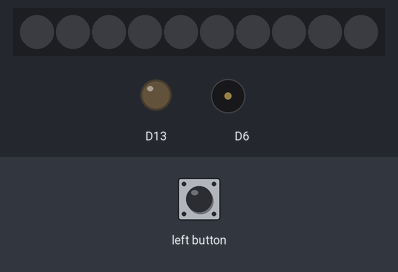
Bench run of a sketch on a simulated Adafruit Circuit Playground Express. Shown: 10 RGB LEDs in strip order, left to right, output pins drawn as LEDs (lit = HIGH), buzzer (waves = sounding). Inputs (shaded band) come from the test bench. Dim RGB values are drawn brighter than linear; random numbers use the default seed unless the sketch sets one.

Above: at 1.2 s.
1.3 s: left button pressed for 0.15 s
At 3.8 s:
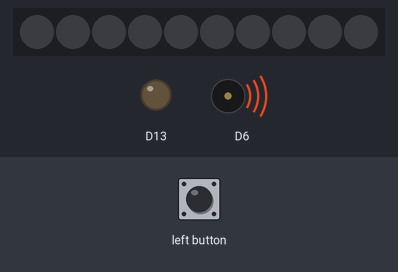
At 9.2 s:
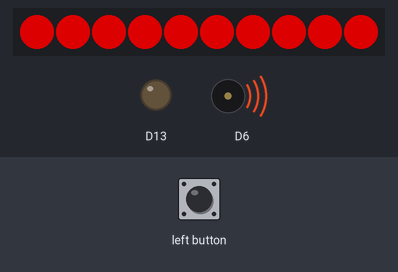
Timing chart, 0 to 11.6 s (numbered marks = the images above; inputs shaded):
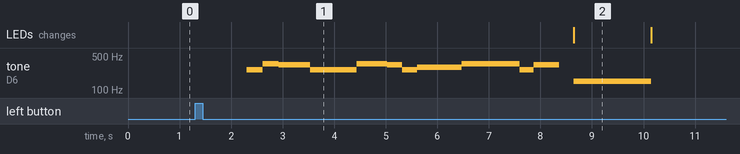

Measured:
- after the input at 1.3 s, tone on D6: plays 261 Hz for 0.31 s, 349 Hz for 0.31 s, 329 Hz for 0.61 s, 261 Hz for 0.90 s, 349 Hz for 0.59 s, 329 Hz for 0.29 s … (12 notes in this stretch), starting after 1.0 s

The sketch:

whack.ino
```cpp
// (licence header left out)
#include <Adafruit_CircuitPlayground.h>
#include "games.h"

#define turns 20
#define winner  15
#define brightness 200

#ifdef __AVR__
  #define wait 500
  #define step 20
#else
  #define wait 30
  #define step 1
#endif


//  setup

void setup() {
  CircuitPlayground.begin();
  CircuitPlayground.setBrightness (brightness);
  CircuitPlayground.clearPixels();
  randomSeed(analogRead(A0));
}

//  loop

void loop() {
  if (CircuitPlayground.leftButton()) {
    delay(1000);
    playGame();
  }
}

//  main game loop

void playGame() {
  int winLose = 0;
  int hits = 0;
  int n = 0;
  int tone = 0;
  int w = wait;

  while ((n < turns) && (hits < winner)) {
    tone = random(4);
    showPixel(tone);
    if (tone == readTouch(w)) hits++;
    hidePixel();
    delay(250);
    w -= step;
    n++;
  }

  if (hits >= winner) {
    taDa();
  }
  else{
    razz();
}
}
```

games.cpp
```cpp
// (licence header left out)
#include <Adafruit_CircuitPlayground.h>
#include "games.h"

#define toneLength 500
#define minTouch 400

#define red 0xC00000
#define green 0x00C000
#define blue 0x0000C0
#define yellow 0x606000

//  global variables

int pixels[] = {1, 3, 6, 8};
int32_t colors[] = {red, blue, green, yellow};
float tones[] = {261.63, 293.66, 329.63, 349.23};

// play a note and light the pixel

void showPixel(int n) {
  CircuitPlayground.clearPixels();
  CircuitPlayground.setPixelColor(pixels[n], colors[n]);
  CircuitPlayground.playTone(tones[n], toneLength, false);
}

//  set all pixels

void showAllPixels(uint32_t color) {
  CircuitPlayground.clearPixels();
  for (int i = 0; i < 10; i++) {
    CircuitPlayground.setPixelColor(i, color);
  }
}

//  clear pixel

void hidePixel() {
  CircuitPlayground.clearPixels();
}

//  read touch pads

int readTouch(int repeat) {
  int n = 0;

  while (n < repeat) {
    if (CircuitPlayground.readCap(3) > minTouch) return 0;
    if (CircuitPlayground.readCap(1) > minTouch) return 1;
    if (CircuitPlayground.readCap(10) > minTouch) return 2;
    if (CircuitPlayground.readCap(6) > minTouch) return 3;
    n++;
  }

  return -1;
}

//  play win sound

void taDa() {
  float freq = 880;

  delay(500);
  showAllPixels(yellow);
  CircuitPlayground.playTone(freq,  200);
  hidePixel();
  delay(50);
  showAllPixels(yellow);
  CircuitPlayground.playTone(freq, 1000);
  hidePixel();
}

//  play lose tone

void razz() {
  delay (500);
  showAllPixels(red);
  CircuitPlayground.playTone(150, 1500);
  hidePixel();
}
```

games.h
```cpp
// (licence header left out)
//  functions

void showPixel(int n);
void showAllPixels(uint32_t color);
void hidePixel();
int readTouch(int repeat);
void taDa();
	void razz();
```
